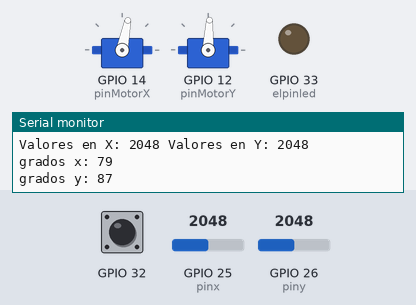
A sketch run on a simulated ESP32. On the bench: 2 × servo, output pins drawn as LEDs (lit = HIGH), the last lines printed to the serial monitor. Inputs (shaded band) come from the test bench; at power-on: GPIO 25 (pinx) = 2048, GPIO 26 (piny) = 2048, GPIO 32 HIGH.

Above: at 1.3 s.
1.4 s: GPIO 25 (pinx) set to 2748
2.9 s: GPIO 25 (pinx) set to 2828
At 5.6 s:
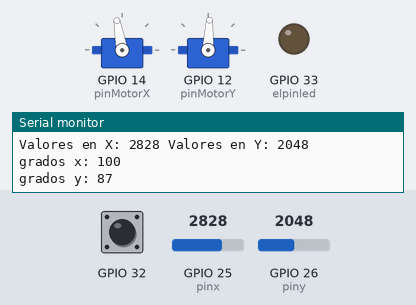
5.9 s: GPIO 26 (piny) set to 2867
7.4 s: GPIO 26 (piny) set to 2954
At 10.1 s:
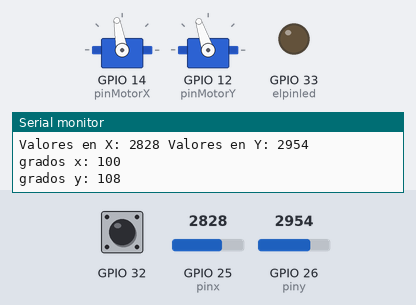
10.4 s: GPIO 25 (pinx) set to 963
11.9 s: GPIO 25 (pinx) set to 834
At 12.89 s:
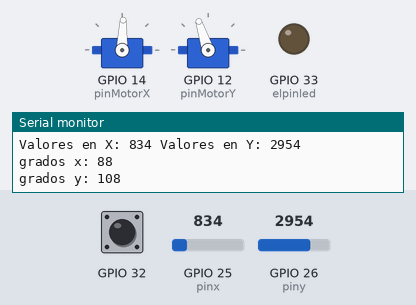
At 15.7 s:
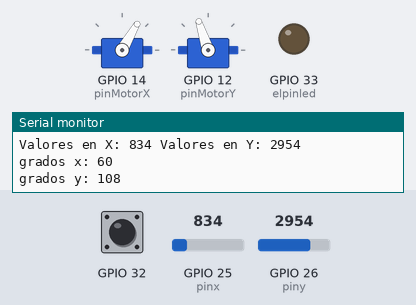
Timing chart, 0 to 15.9 s (numbered marks = the images above; inputs shaded):
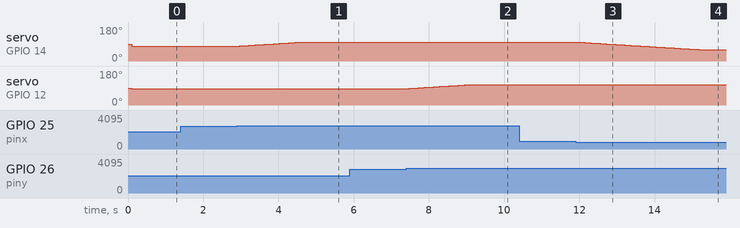

The sketch:

CodigoProy1.ino
```cpp
#include "Motores.h"
#include "SensorT.h"

int piny =26;
int pinx = 25;

int elpinled = 33;  //pin del led touch
int lacap = 32; //pin del sensor touch

Motor Motor;

//Creación del objeto 1 para SensorT:
SensorT SensorT1(elpinled,lacap);


void setup() {                        //VOID SETUP//
  Serial.begin(115200);
  Motor.begin();

}

void loop() {                        //VOID LOOP//

  SensorT1.sensar();
  SensorT1.pinalto();

  int valAntX = 0, axisx=0;
  int valAntY = 0, axisy=0;
  for(int i =0; i<6; i++){
    valAntX = valAntX + analogRead(pinx);
    valAntY = valAntY + analogRead(piny);
  }
    axisx = valAntX/6;
    axisy = valAntY/6;
  Serial.println("Valores en X: " + String(axisx) + " Valores en Y: " + String(axisy));
  Motor.moverlaberintoX(axisx);
  Motor.moverlaberintoY(axisy);
  delay(80);
}
```

Motores.cpp
```cpp
#include "Print.h"
#include"Motores.h"

/*Motor::Motor()
{
¿que sucede? ¿por que me dice que estoy redefiniendo el constructor
}**/
  Servo servoX, servoY;//creo los objetos servo
  int gradosy = equilibrioY;
  int gradosx = equilibrioX;


void Motor::moverlaberintoY(int valor){
  if(valor > 2900){
    gradosy ++;
    if(gradosy > (equilibrioY + 20)) gradosy=(equilibrioY + 20);
    }
  else if(valor < 800){
    gradosy --;
    if(gradosy < (equilibrioY - 20)) gradosy=(equilibrioY - 20);
    }
  else {
    if(gradosy<equilibrioY){
      for(gradosy; gradosy==equilibrioY; gradosy++){
        Serial.println(gradosy);
        servoY.write(gradosy);

      }
    }
    else{
      for(gradosy; gradosy==equilibrioY; gradosy--){
        Serial.println(gradosy);
        servoY.write(gradosy);
      }
    }
  }
  servoY.write(gradosy); Serial.println("grados y: " + String(gradosy));
}
void Motor::moverlaberintoX(int valor){

   if(valor > 2800){
    gradosx ++;
    if(gradosx > (equilibrioX+20)) gradosx=(equilibrioX+20);
    }
  else if(valor < 900){
    gradosx --;
    if(gradosx < (equilibrioX-20)) gradosx=(equilibrioX-20);
    }
  else {
    if(gradosx<equilibrioX){
      for(gradosx; gradosx==equilibrioX; gradosx++){
        Serial.println(gradosx);
        servoY.write(gradosx);
      }
    }
    else{
      for(gradosx; gradosx==equilibrioX; gradosx--){
        Serial.println(gradosx);
        servoY.write(gradosx);
      }
    }
  }

  servoX.write(gradosx); Serial.println("grados x: " + String(gradosx));

}

void Motor::begin(){
  servoX.attach(pinMotorX);
  servoY.attach(pinMotorY);
  delay(100);
  servoX.write(90);
  servoY.write(90);
}
```

Motores.h
```cpp
#include<Arduino.h>
#include <Servo.h>

#define pinMotorX 14
#define pinMotorY 12
#define equilibrioX 80
#define equilibrioY 88

class Motor{
  public:
  void moverlaberintoX(int valor);
  void moverlaberintoY(int valor);
  void begin();

  private:

};
```

SensorT.cpp
```cpp
#include "esp32-hal-gpio.h"
#include "SensorT.h"

// Inicialización del constructor
SensorT::SensorT(int _pinled, int _capacitancia)
{
	pinled = _pinled;
	capacitancia = _capacitancia;
}

/* INICIALIZACIÓN DE MÉTODOS */

//Método de sensar capacitancia:
void SensorT::sensar()
{
	Serial.print("Capacitancia: ");
	Serial.println(touchRead(capacitancia));	// Lee capacitancia
	//delay(1000);
}

//Método poner pin en alto:
void SensorT::pinalto()
{
  pinMode(pinled, OUTPUT);

	if(capacitancia < 50 || capacitancia > 55){   //Si se sale del rango...
    digitalWrite(pinled, HIGH);
    //delay(200);
    digitalWrite(pinled, LOW);
  }
  else{
    digitalWrite(pinled, LOW);
  }
}
	
```

SensorT.h
```cpp
#include "Arduino.h"

//Clasesita del sensor touch...

class SensorT{
	private:	//Atributos del sensor touch
	  int pinled;
	  int capacitancia;

	public:
	  SensorT(int, int);	//Constructor de la clase
	  void sensar();
	  void pinalto();
};
```

Measured:
- the behaviour switches between 2800 and 2801 on GPIO 25 (pinx) (found by bisection; images 0 and 1)
- the behaviour switches between 2900 and 2901 on GPIO 26 (piny) (found by bisection; images 1 and 2)
- the behaviour switches between 900 and 899 on GPIO 25 (pinx) (found by bisection; images 2 and 3)
- after the input at 2.9 s, servo on GPIO 14 (pinMotorX): moves from 79° to 100° over 1.6 s, starting after 0.07 s
- after the input at 7.4 s, servo on GPIO 12 (pinMotorY): moves from 87° to 108° over 1.6 s, starting after 0.07 s
- after the input at 11.9 s, servo on GPIO 14 (pinMotorX): moves from 100° to 60° over 3.2 s, starting after 0.08 s
